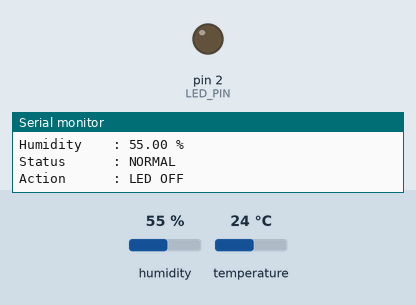
This sketch was run on a simulated Arduino Uno, built with avr-gcc and run on an emulated ATmega328P. On the bench: output pins drawn as LEDs (lit = HIGH), the last lines printed to the serial monitor. The test bench sets the inputs (shaded band); at power-on: temperature 24 °C, humidity 55 %.

Above: at 2.8 s.
2.9 s: temperature set to 29.5 °C
5.6 s: temperature set to 30.4 °C
At 6.9 s:
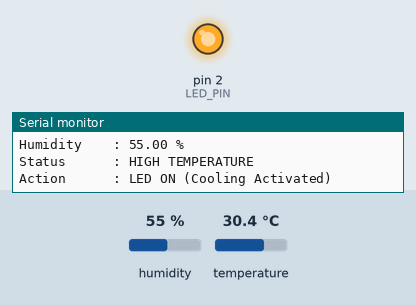
8.3 s: humidity set to 79 %
11.0 s: humidity set to 82 %
15.6 s: temperature set to 12 °C
At 17.3 s:
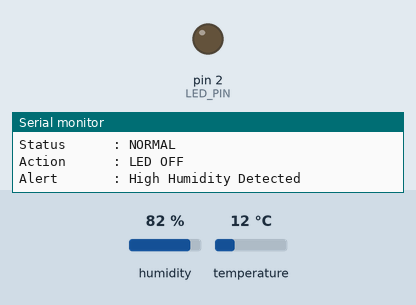
18.3 s: temperature set to 33 °C
At 21.4 s:
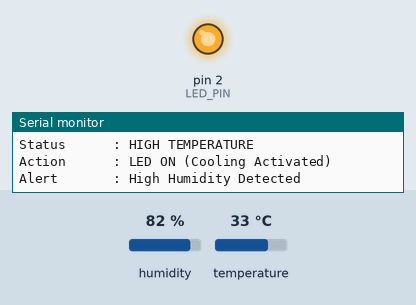
Timing chart, 0 to 22.6 s (numbered marks = the images above; inputs shaded):
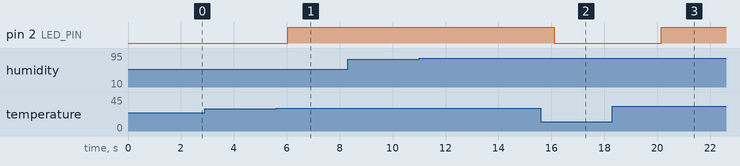

Measured:
- the behaviour switches between 30 and 30.1 °C on temperature (found by bisection; images 0 and 1)
- after the input at 5.6 s, pin 2 (LED_PIN): LOW → HIGH after 0.44 s
- after the input at 15.6 s, pin 2 (LED_PIN): HIGH → LOW after 0.52 s
- after the input at 18.3 s, pin 2 (LED_PIN): LOW → HIGH after 1.8 s

The sketch:

sketch.ino
```cpp
#include <DHT.h>

#define DHTPIN 15          // DHT22 Data Pin
#define DHTTYPE DHT22

#define LED_PIN 2          // LED Pin

DHT dht(DHTPIN, DHTTYPE);

void setup() {

  Serial.begin(115200);

  pinMode(LED_PIN, OUTPUT);

  digitalWrite(LED_PIN, LOW);

  dht.begin();

  Serial.println("====================================");
  Serial.println(" EnviroSync AI - Automation System");
  Serial.println("====================================");
}

void loop() {

  float temperature = dht.readTemperature();
  float humidity = dht.readHumidity();

  if (isnan(temperature) || isnan(humidity)) {
    Serial.println("Failed to read from DHT22 sensor!");
    delay(2000);
    return;
  }

  Serial.println("------------------------------------");
  Serial.print("Temperature : ");
  Serial.print(temperature);
  Serial.println(" °C");

  Serial.print("Humidity    : ");
  Serial.print(humidity);
  Serial.println(" %");

  // Automation Logic
  if (temperature > 30) {

    digitalWrite(LED_PIN, HIGH);

    Serial.println("Status      : HIGH TEMPERATURE");
    Serial.println("Action      : LED ON (Cooling Activated)");

  }
  else {

    digitalWrite(LED_PIN, LOW);

    Serial.println("Status      : NORMAL");
    Serial.println("Action      : LED OFF");

  }

  // Humidity Alert
  if (humidity > 80) {

    Serial.println("Alert       : High Humidity Detected");

  }

  delay(2000);
}
```
